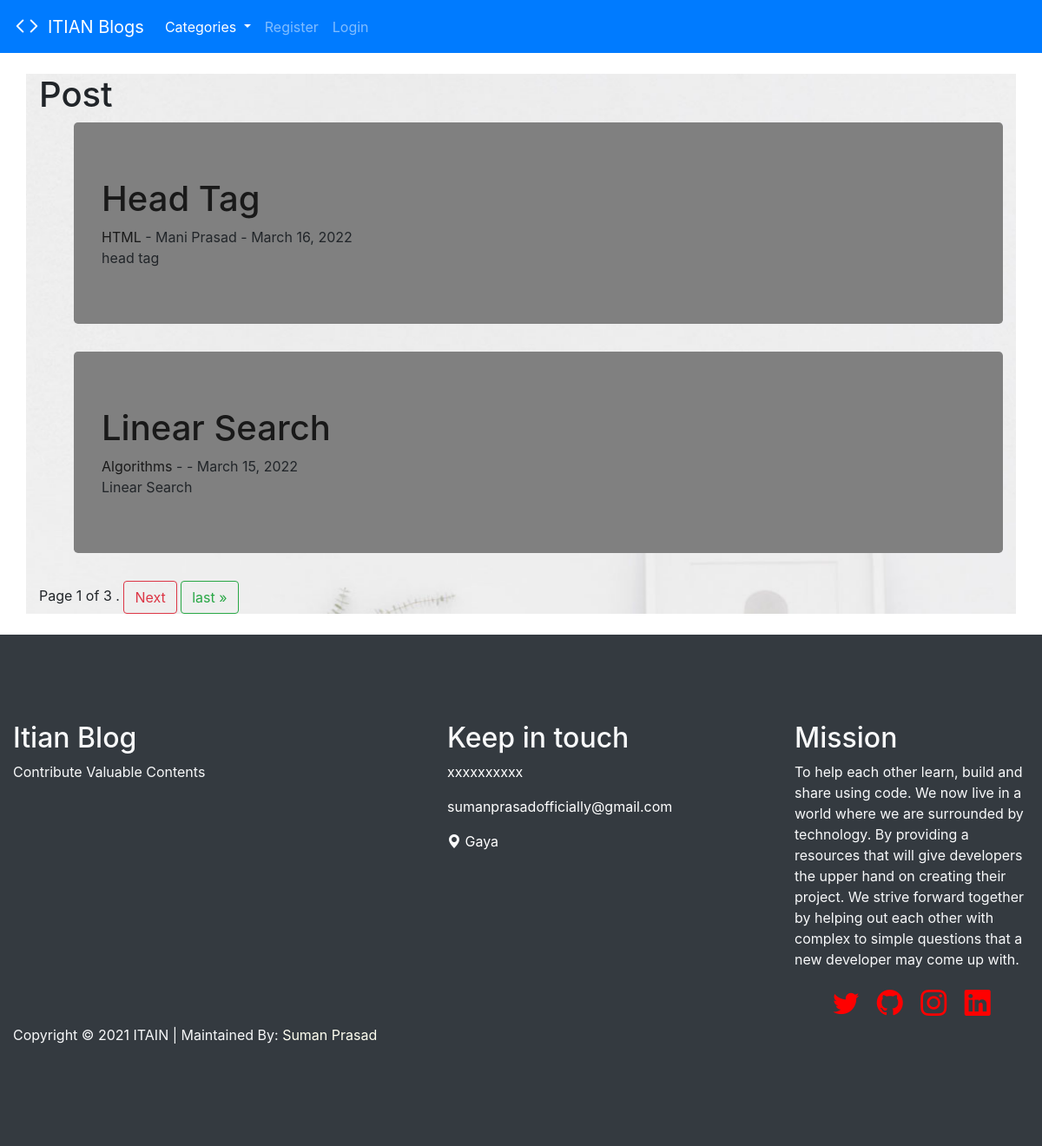
The page / on the database its author committed.
### theblog/models.py (models this page shows, shortened)
class Post(models.Model):
    title = models.CharField(max_length=255)
    header_image = models.ImageField(null=True, blank=True, upload_to="images/")   #all posts doesnot have image.
    title_tag = models.CharField(max_length=255)
    author = models.ForeignKey(User, on_delete=models.CASCADE)
    body = RichTextField(blank=True, null=True)
    post_date = models.DateField(auto_now_add=True)
    category = models.CharField(max_length=255, default='coding')
    snippet = models.CharField(max_length=255)
    likes = models.ManyToManyField(User, related_name='blog_posts')

### theblog/views.py (the view)
# urls.py: path('', HomeView.as_view(), name="home"),
class HomeView(ListView):
    model= Post
    paginate_by = 2
    template_name = 'home.html'
    ordering = ['-post_date']
    def get_context_data(self, *args, **kwargs):
        cat_menu = Category.objects.all()
        context = super(HomeView, self).get_context_data(*args, **kwargs)
        context["cat_menu"] = cat_menu
        return context

### theblog/models.py (called while the page is built)
    def __str__(self):
        return self.name

### theblog/templates/home.html (shortened to what this page needs)
{% extends 'base.html' %}
{% load static %}
{% block content %}
<link rel="stylesheet" href="{% static 'css/home.css' %}">
<div class="container">
<h1>Post</h1>
  <ul>
    {% for post in object_list %}
      <div class="jumbotron">
      <h1><a href="{% url 'article-detail' post.pk%}">{{ post.title }}</a> </h1>
         <a href="{% url 'category' post.category|slugify%}">{{post.category}}</a>
       - {{ post.author.first_name }}
        {{ post.author.last_name }} -
        {{post.post_date}} <br>
      {{post.snippet}}
      </div>
    {% endfor %}
  </ul>
<div class="pagination">
  <span class="step-links">
    <span class="current">
      Page {{ page_obj.number }} of {{ page_obj.paginator.num_pages }} .
    </span>
    {% if page_obj.has_next %}
      <a class="btn btn-outline-danger" href="?page={{ page_obj.next_page_number }}">Next</a>
      <a class="btn btn-outline-success" href="?page={{ page_obj.paginator.num_pages }}"> last &raquo;</a>
    {% endif %}
  </span>
</div>
</div>
{% endblock %}

### theblog/templates/base.html (shortened to what this page needs)
<!doctype html>
{% load static %}
<html lang="en">
  <head>
    <link rel="stylesheet" href="https://cdn.jsdelivr.net/npm/bootstrap@4.6.0/dist/css/bootstrap.min.css">
    <link rel="stylesheet" href="https://cdn.jsdelivr.net/npm/bootstrap-icons@1.5.0/font/bootstrap-icons.css">
    <link rel="stylesheet" href="{% static 'css/main.css' %}">
  </head>
  <body>
    <nav class="navbar sticky-top navbar-expand-lg navbar-dark bg-primary">
    <i class="bi bi-code" id="code"></i>&nbsp&nbsp
      <a class="navbar-brand" href="{% url 'home' %}"> ITIAN Blogs</a>
  <div class="collapse navbar-collapse" id="navbarSupportedContent">
    <ul class="navbar-nav mr-auto">
      {% if cat_menu %}
      <li class="nav-item dropdown">
        <a class="nav-link dropdown-toggle active" href="#" id="navbarDropdown" role="button" data-toggle="dropdown" aria-haspopup="true" aria-expanded="false">
          Categories
        </a>
      </li>
      {% else %}
      <li class="nav-item">
        <a class="nav-link" href="{% url 'category-list' %}">Categories</a>
      </li>
      {% endif %}
      {% if user.is_authenticated %}
        <li class="nav-item">
          <a class="nav-link active" href="{% url 'add_post' %}">Add Post</a>
        </li>
        <li class="nav-item">
          <a class="nav-link active" href="{% url 'add_category' %}">Add Category</a>
        </li>
      {%else%}
        <li class="nav-item">
          <a class="nav-link" href="{% url 'register' %}">Register</a>
        </li>
        <li class="nav-item">
          <a class="nav-link" href="{% url 'login' %}">Login</a>
        </li>
      {%endif%}
    </ul>
  </div>
</nav>
    <br>
    <div>
      {% block content %}
      {% endblock %}
    </div>
<br>
<div class="container-fluid bg-dark text-light" id="footer">
    <div class="row">
               <div class="col-md-5 col-sm-6">
                    <h2>Itian Blog</h2>
                    <p>Contribute Valuable Contents</p>
               </div>
               <div class="col-md-4 col-sm-6">
                    <div class="footer-info">
                    	<h2>Keep in touch</h2>
                         <p><a href="">xxxxxxxxxx</a></p>
                         <p><a href="mailto:sumanprasadofficially@gmail.com">sumanprasadofficially@gmail.com</a></p>
                         <p><i class="bi bi-geo-alt-fill"></i><a href="https://gaya.nic.in/" target="_blank"> Gaya</a></p>
                    </div>
               </div>
               <div class="col-md-3 col-sm-12">
                    <h2>Mission</h2>
                    <p>To help each other learn, build and share using code. We now live in a world where we are surrounded by technology. By providing a  resources that will give developers the upper hand on creating their project. We strive forward together by helping out each other with complex to simple questions that a new developer may come up with. </p>
                    <ul class="social-icon" id="social-icon">
                         <li><a href="https://twitter.com/sumanitian" <i class="bi bi-twitter"></a></li>
                         <li><a href="https://github.com/sumanitian" <i class="bi bi-github"></a></li>
                         <li><a href="https://www.instagram.com/suman_itian/" <i class="bi bi-instagram"></a></li>
                         <li><a href="https://www.linkedin.com/in/suman-prasad-4b5a89145/" <i class="bi bi-linkedin"></a></li>
                    </ul>
               </div>
               <div class="col-md-12 col-sm-12">
                    <div class="copyright-text">
                         <p>Copyright © 2021 ITAIN
                         | Maintained By: <a href="https://sumanitian.github.io/sumanprasad/">Suman Prasad</a></p>
                    </div>
               </div>
          </div>
</div>
  </body>
</html>

### static/css/main.css (style rules this page uses)
#footer { padding-top: 100px; padding-bottom: 100px; }
#footer a { color: white; }
#footer .copyright-text { padding-top: 2px; }
#footer .copyright-text a { color: ivory; }
#social-icon { position: relative; padding: 0; margin: 0; text-align: center; }
#social-icon li { display: inline-block; list-style: none; }
#social-icon li a { border-radius: 100%; color: red; cursor: pointer; font-size: 30px; text-decoration: none; -webkit-transition: all ease-in-out 0.3s; transition: all ease-in-out 0.3s; text-align: center; position: relative; margin: 4px 8px 0 8px; }

### static/css/home.css (style rules this page uses)
.container { background: url('./contact-bg.jpg') 50% 0 repeat-y fixed; background-size: cover; background-position: center center; }
.jumbotron { background: grey; }
a { color: #191919; }

### theblog/templates/base.html (style rules this page uses)
#code { font-size: 30px; color: white; }

### rows shown on the page
Post: title "Head Tag", category "HTML", author.first_name "Mani", author.last_name "Prasad", post_date "March 16, 2022", snippet "head tag"
Post: title "Linear Search", category "Algorithms", post_date "March 15, 2022", snippet "Linear Search"

### other values the page prints
{{ page_obj.number }} "1"
{{ page_obj.paginator.num_pages }} "3"
